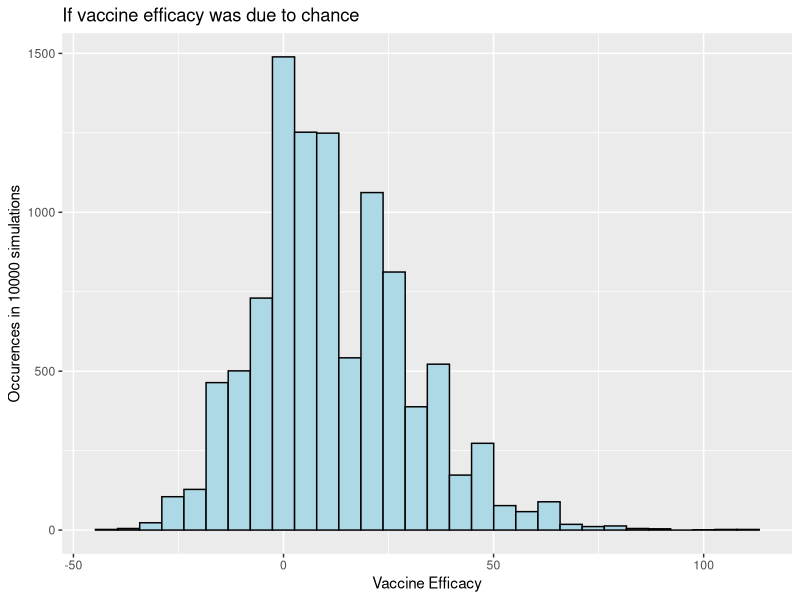

Source code (R):
## ---- chunk 1
knitr::opts_chunk$set(echo = TRUE)
## ---- chunk 2
# Create the full trial population of 43,000 individuals in which there are 170 infected with covid19 and assigning binary identifiers: infected = 1,  not infected = 0 
population <- c(replicate(170, 1), replicate(42830, 0))

# Create a group from half of the original population
testsample <- sample(population, 21500)

# calculate total positive cases in this simulated group and call this the placebo group
placebo <- sum(testsample)

# The rest of the cases will be in the vaccine group
vaccinated <- 170 - placebo

# Now we can calculate the efficacy of vaccine in this experiment
efficacy <- ((placebo - vaccinated)/vaccinated) *100
print(efficacy)
## ---- chunk 3
# how many times the simulation should run
nruns <- 10000
# initialise vector to hold all the results
eff_res <- rep(0, nruns)
# create the loop
for (i in 1:nruns) {
      testsample <- sample(population, 21500) 
      placebo <- sum(testsample)
      vaccinated <- 162 - placebo
      efficacy <- ((placebo - vaccinated)/vaccinated) *100
      eff_res[i] <- efficacy
}
## ---- chunk 4
# required library
library(ggplot2)
## ---- chunk 5
efficacies <- data.frame(eff_res)
     
ggplot(efficacies, aes(x = eff_res))+
      geom_histogram(bins = 30, col = "black",
                     fill = "lightblue")+
      labs(title = "If vaccine efficacy was due to chance",
           x = "Vaccine Efficacy", 
           y = "Occurences in 10000 simulations")
## ---- chunk 6
# How many simulations result in eff > 90?
abv_94 <- efficacies[efficacies$eff_res >94,]
howmany <- length(abv_94) 

print(paste("in 10000 (simulated) clinical trials", howmany, "produced a vaccine efficacy of over 94% purely by chance"))
